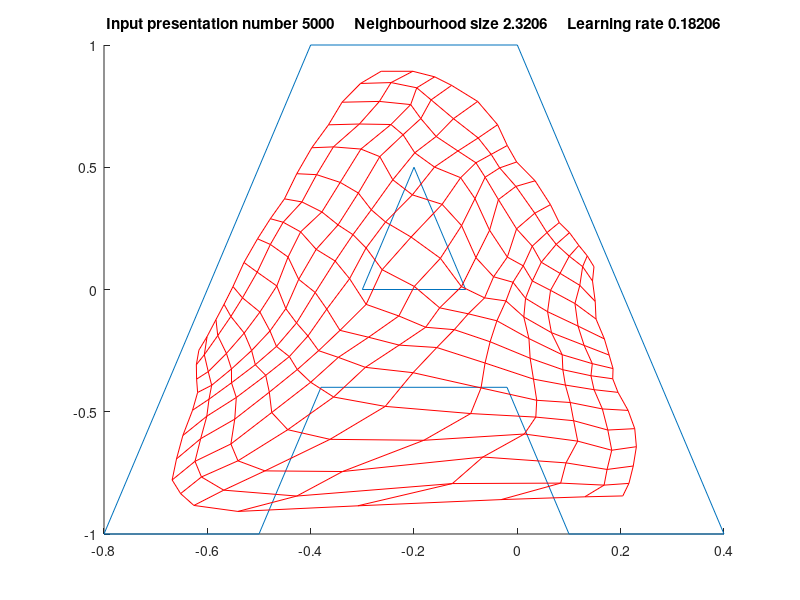

This chart was generated by the following MATLAB code:
%%%%%%%%%%%%%%%%%%%%%%%%%%%%%%%%%%%%%%%%%%%%%%%%%%%%%%%%%%%%%%%%%%%%%%%%%%%%%%
% Matlab 5 code for making a Self Organising Feature Map grid (SOFM)
% and letting it learn the form of a letter A
%
% by  Rajeev Raizada 
%     Dept. of Cognitive & Neural Systems
%     Boston University
%     rajeev@cns.bu.edu
%  
%%%%%%%%%%%%%%%%%%%%%%%%%%%%%%%%%%%%%%%%%%%%%%%%%%%%%%%%%%%%%%%%%%%%%%%%%%%%%%

% Represent the SOFM as a 2-D grid of x,y coordinates
% i.e. 3 dimensions in all: Rows, Cols, Slices
% 3rd-Dimension slice 1: x-coords 
% 3rd-Dimension slice 2: y-coords
 
num_rows = 15;
num_cols = 15;
a = 0.2;   % Exponent in eta and G reduction (Hertz, Krogh and Palmer, p.237)

%%%%% Initialise with small x and y coords, centred on the origin
dx = 0.1;
dy = 0.1;
m = cat(3,dx*(1-2*rand(num_rows,num_cols)),dy*(1-2*rand(num_rows,num_cols)));
         % The "cat" command joins up two slices along 3rd matrix dimension

%%%%% Plot the shape which will be mapped (a letter A in this case);

%%%%%%% Plot an A 
%%%%%%% NB: It's better to have this in a separate function file,
%%%%%%%     but it's harder to e.mail the program that way. 
%%%%%%%     Same for making the A input below 

figure(1);
clf;

line([-0.8 -0.4],[-1 1]);
line([-0.8 -0.5],[-1 -1]);
line([-0.5 -0.38],[-1 -0.4]);
line([-0.02  0.1],[-0.4 -1]);
line([-0.02  -0.38],[-0.4 -0.4]);
line([0 0.4],[1 -1]);
line([0 -0.4],[1 1]);
line([-0.1 -0.2],[0 0.5]);
line([-0.3 -0.2],[0 0.5]);
line([-0.3 -0.1],[0 0]);
line([0.1 0.4],[-1 -1]);


%%%%%%%%%%%%%%%%%%%%%%%%%%%%%%%%%%%%%%%%%%%%%%%%%%%%%%%%%%%%%%%%%%%%%%
%%%%%%%%%%%%%%%%%%%%%%%%%%%%%%%%%%%%%%%%%%%%%%%%%% The main loop

for cycle=1:5000,

	eta = cycle^(-a);		% Learning rate (how much nodes move)
	G = 0.5 + 10*cycle^(-a);		% Gaussian width parameter
	%%% NB: G<0.5 is boring because the Gaussian only covers one node

	%%%%% Give an input (in this case for an A-shape)
	x = 1-2*rand;
	y = 1-2*rand;

	while ~( (x>-0.4 & x<0 & y>-0.4 & y<0) | ... % Middle bar
	 	((y>-5*x - 0.5) & (y<-5*x + 1) ) | ...% Right diagonal
	 	((y>5*x + 1.5) & (y<5*x + 3) ) ) ...% Left diagonal
	 	x = 1-2*rand;
		y = 1-2*rand;
	end;

	inp = cat(3, x*ones(num_rows,num_cols), y*ones(num_rows,num_cols));
	      % Take the input x,y coords, and make each fill a slice
              % of a matrix the same size as m, so that they can be subtracted

	%%%%% Find winning node

	dist_mat_xy = (m - inp).^2;
              % First slice of this contains (squared) distances of x-coords,
              % second slice contains (squared) distances of y-coords
        dist_mat = sum(dist_mat_xy,3);
              % Sum across x and y slices to get total distance
	[win_rows,win_cols] = find(dist_mat==min(min(dist_mat)));
              % Finds the row and column of minimal distance grid point(s)
	rand_idx = ceil(length(win_rows)*rand);	
	win_row = win_rows(rand_idx);
	win_col = win_cols(rand_idx);
              % If two or more grid points tie for having shortest dist,
              % we need to pick one of them at random to be the winner.
              % These lines pick a random integer index, and pick the
              % entry from the winners vectors with this index
	
	%%% Calculate city-block distance from winner in grid
	[col_idx,row_idx] = meshgrid(1:num_cols,1:num_rows);
	      % This makes matrices of indices
	grid_dist = abs(row_idx-win_row) + abs(col_idx-win_col);
	
	%%% Calculate Gaussian movement-strength function for each node
	f_1dim = eta * exp(-(grid_dist/G).^2);
        f = cat(3,f_1dim,f_1dim);    % Make a slice for x and y coords

	%%%% Plot the map
	if max(cycle == [1 10 30 50 100 200 400 600 800 1000 3000 5000]),
	
		%%%%%%%%%% Do the plotting
		figure(1);
		if (cycle>1),delete(h);end;	% This wipes the old grid plot
		hold on;
		h=plot(m(:,:,1),m(:,:,2),'r-',m(:,:,1)',m(:,:,2)','r-');
				% This draws the new SOFM grid
		hold off;
		title(['Input presentation number ' num2str(cycle) ...
       			'     Neighbourhood size ' num2str(G) ...
       			'     Learning rate ' num2str(eta) ]); 
		drawnow;
		%eval(['print ' num2str(cycle) 'A.ps']);  
			% This would make a PostScript file
	end;

	%%% Move nodes
	m = m + f.*(inp-m);

end;    	%%%%%%%%%%%%%%%%%%%%%%%%%%%%%%%%%%%%%%%%
%%%%%%%%%%%%%%%%%%%%%%%%%%%%%%%%%%%%%%%%%%%%%%%% Go to next cycle
